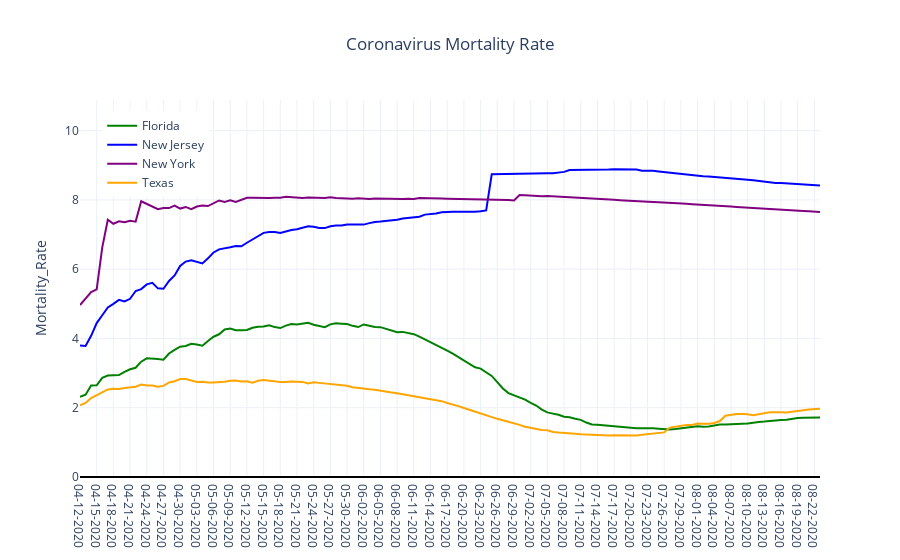

This figure's notebook cell:
### Code cell
countries_list = sorted(list(country_df['Country_Region'].unique()))

#colors_list = ["gold", "blue", "green", "yellow", "black", "grey", "darkgreen", "pink", "brown", "slateblue", "grey1", "orange"]
#colors_list = ["grey", "grey", "grey", "grey", "grey", "grey", "grey", "grey", "grey", "grey", "blue", "blue"]
#colors_dict = dict(zip(countries_list,colors_list))
colors_dict = {'US Only NY':'purple',
              'US Only NJ':'blue',
              'US Only FL':'green',
              'US Only TX':'orange'}

rename_dict = {'US Only NY':'New York',
              'US Only NJ':'New Jersey',
              'US Only FL':'Florida',
              'US Only TX':'Texas'}


data = []

for mycountry in countries_list:
    data.append(go.Scatter(x=country_df[country_df['Country_Region']==mycountry]['Date'],
                               y=country_df[country_df['Country_Region']==mycountry]['Mortality_Rate'],
                               name = rename_dict[mycountry],
                               line = {'color':colors_dict[mycountry]}
                          )
                )


layout = go.Layout(
                showlegend = True,
                legend= dict(x=0.03,y=0.97),
                title='Coronavirus Mortality Rate',
                title_x= 0.5,
                yaxis={'title':'Mortality_Rate',
                       'range': [0.0,country_df['Mortality_Rate'].max()+2.0],
                       'zeroline':True,'zerolinecolor':'#000000','zerolinewidth':2.0},
                template='plotly_white')

fig = go.Figure(data=data,layout=layout)

#fig.update_layout()

iplot(fig)

### Figure 1 — Plotly figure (JSON) as saved in the notebook; plotly's stock layout.template omitted (floating-point values rounded to 4 significant figures; data arrays with more than 128 entries replaced by an {"elided": "..."} marker saying what was removed)
{"data": [{"line": {"color": "green"}, "name": "Florida", "type": "scatter", "x": {"elided": "134 str values"}, "y": {"elided": "134 float values"}}, {"line": {"color": "blue"}, "name": "New Jersey", "type": "scatter", "x": {"elided": "134 str values"}, "y": {"elided": "134 float values"}}, {"line": {"color": "purple"}, "name": "New York", "type": "scatter", "x": {"elided": "134 str values"}, "y": {"elided": "134 float values"}}, {"line": {"color": "orange"}, "name": "Texas", "type": "scatter", "x": {"elided": "134 str values"}, "y": {"elided": "134 float values"}}], "layout": {"legend": {"x": 0.03, "y": 0.97}, "showlegend": true, "title": {"text": "Coronavirus Mortality Rate", "x": 0.5}, "yaxis": {"range": [0, 10.88], "title": {"text": "Mortality_Rate"}, "zeroline": true, "zerolinecolor": "#000000", "zerolinewidth": 2}}}
